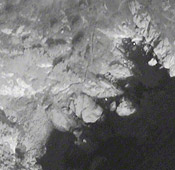
#> input picture notebooks/data/images/worldview-1.jpg, 175 x 170 px
$ jupyter execute histogram_equalization.ipynb
#> lines starting #> are read from the running program, lines starting #| are printed output that depends on the picture
[cell 1]
import cv2
import numpy as np
import matplotlib.pyplot as plt
import os

# Define the image path (Replace with your own image path)
image_path = os.path.join(os.getcwd(), 'data', 'images', 'worldview-1.jpg')  # Modify this with your image path

# Load the image in grayscale
image = cv2.imread(image_path, cv2.IMREAD_GRAYSCALE)
#> image: shape (170, 175); min 27, max 244, mean 119

# Check if the image was loaded properly
if image is None:
    raise FileNotFoundError(f"Image not found at {image_path}")

# Calculate the histogram of the original grayscale image
hist_original = cv2.calcHist([image], [0], None, [256], [0, 256])
#> hist_original = 256 values, max 503 at index 46, min 0 at index 0, mean 116.2

# Apply histogram equalization
equalized_image = cv2.equalizeHist(image)
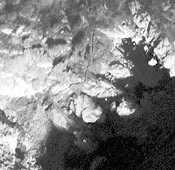
#> equalized_image: shape (170, 175); min 0, max 255, mean 128.5

# Calculate the histogram of the equalized image
hist_equalized = cv2.calcHist([equalized_image], [0], None, [256], [0, 256])
#> hist_equalized = 256 values, max 503 at index 34, min 0 at index 2, mean 116.2

# Plot the original and equalized images along with their histograms
plt.figure(figsize=(12, 8))

# Plot original image and its histogram
plt.subplot(2, 2, 1)
plt.imshow(image, cmap='gray')
plt.title("Original Grayscale Image")
plt.axis('off')

plt.subplot(2, 2, 2)
plt.plot(hist_original, color='black')
plt.title("Histogram of Original Image")
plt.xlim(0, 256)

# Plot equalized image and its histogram
plt.subplot(2, 2, 3)
plt.imshow(equalized_image, cmap='gray')
plt.title("Equalized Grayscale Image")
plt.axis('off')

plt.subplot(2, 2, 4)
plt.plot(hist_equalized, color='black')
plt.title("Histogram of Equalized Image")
plt.xlim(0, 256)

# Show the plots
plt.tight_layout()
plt.show()
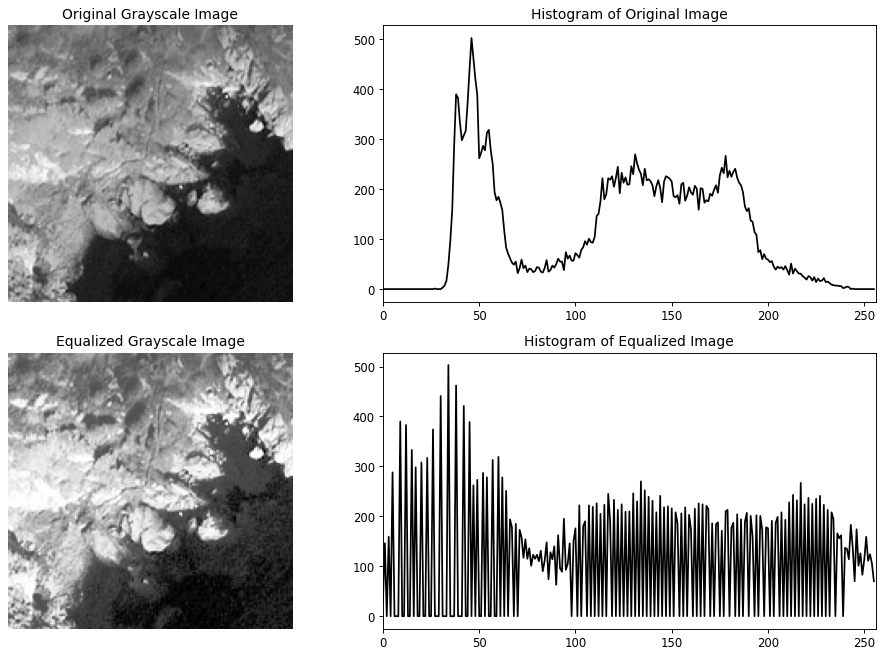
#> figure drawn by matplotlib, 4 panels; panel 2: curve peaks at x = 46, y = 503; panel 4: curve peaks at x = 34, y = 503

$ run again, with notebooks/data/images/color_high_contrast.jpg copied over notebooks/data/images/worldview-1.jpg
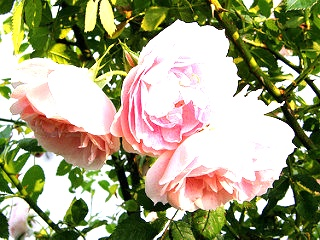
#> input picture notebooks/data/images/color_high_contrast.jpg, 320 x 240 px
#> hist_original = 256 values, max 18998 at index 255, min 102 at index 1, mean 300
#> `equalized_image = cv2.equalizeHist(image)`:
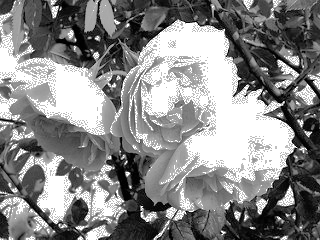
#> equalized_image: shape (240, 320); min 0, max 255, mean 135.6
#> hist_equalized = 256 values, max 18998 at index 255, min 0 at index 16, mean 300
#> `plt.show()`:
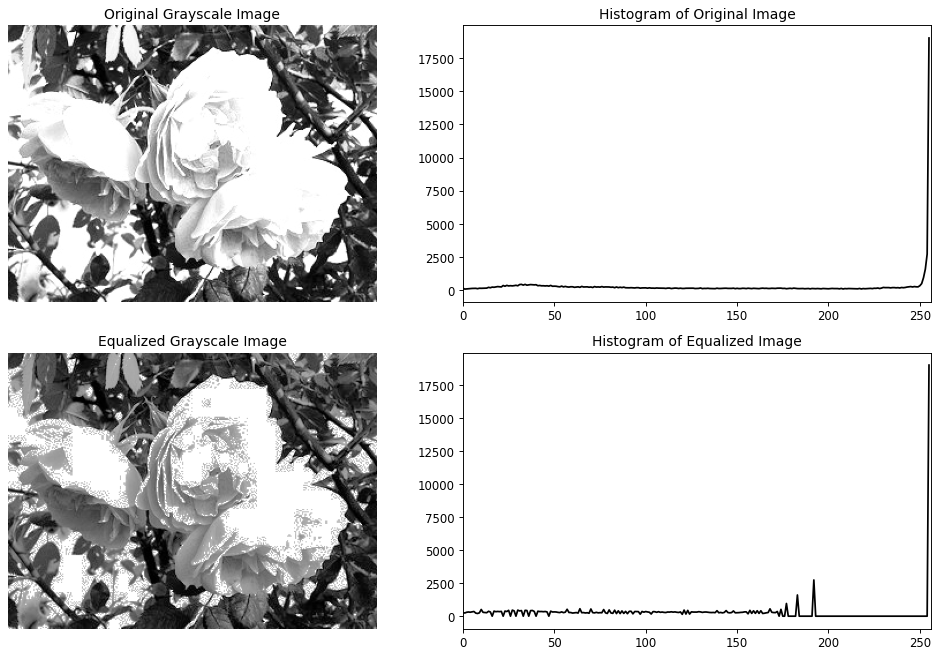
#> figure drawn by matplotlib, 4 panels; panel 2: curve peaks at x = 255, y = 18998; panel 4: curve peaks at x = 255, y = 18998

$ run again, with notebooks/data/images/color_inverted.jpg copied over notebooks/data/images/worldview-1.jpg
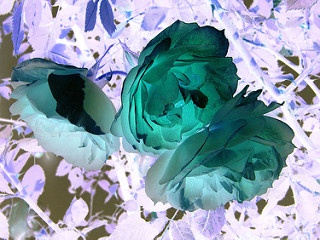
#> input picture notebooks/data/images/color_inverted.jpg, 320 x 240 px
#> hist_original = 256 values, max 871 at index 238, min 16 at index 2, mean 300
#> `equalized_image = cv2.equalizeHist(image)`:
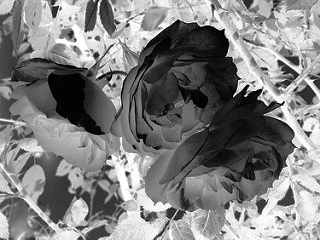
#> equalized_image: shape (240, 320); min 0, max 255, mean 128.1
#> hist_equalized = 256 values, max 871 at index 227, min 0 at index 25, mean 300
#> `plt.show()`:
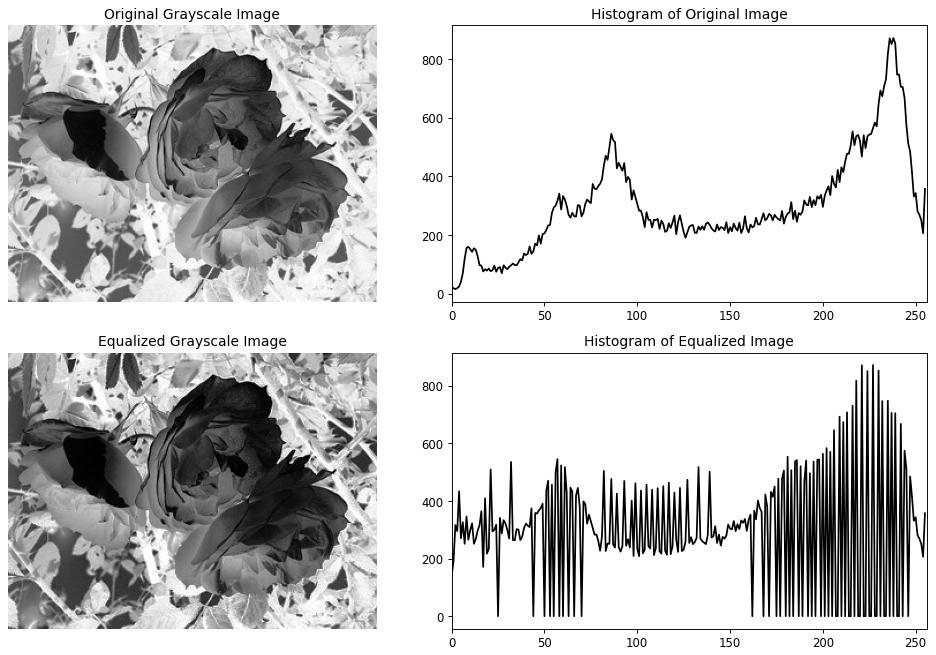
#> figure drawn by matplotlib, 4 panels; panel 2: curve peaks at x = 238, y = 871; panel 4: curve peaks at x = 227, y = 871
